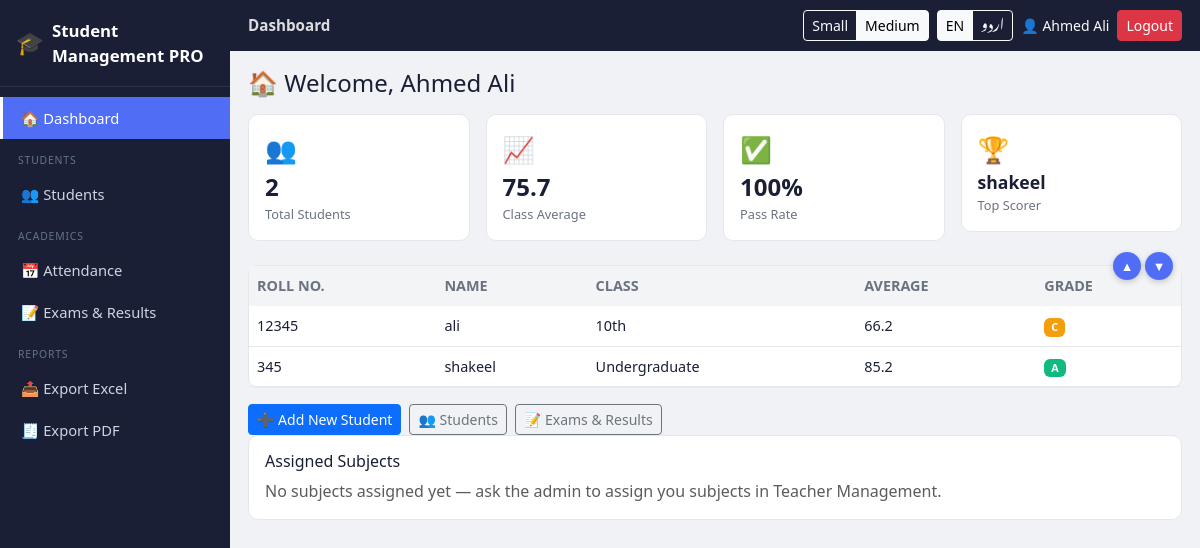
/dashboard (signed in), run on the app's committed database.
### tables this page shows
CREATE TABLE users(
        id INTEGER PRIMARY KEY AUTOINCREMENT,
        username TEXT UNIQUE NOT NULL,
        password_hash TEXT NOT NULL,
        full_name TEXT,
        role TEXT NOT NULL,
        density TEXT DEFAULT 'medium',
        created_at TEXT
    );

CREATE TABLE students(
        id INTEGER PRIMARY KEY AUTOINCREMENT,
        roll_no TEXT UNIQUE NOT NULL,
        name TEXT NOT NULL,
        father TEXT,
        email TEXT,
        class_name TEXT,
        age INTEGER,
        attendance REAL DEFAULT 100,
        student_user_id INTEGER,
        parent_user_id INTEGER,
        admission_fee REAL DEFAULT 5000,
        monthly_fee REAL DEFAULT 2000,
        fee_paid REAL DEFAULT 0,
        fee_pending REAL DEFAULT 7000,
        fee_status TEXT DEFAULT 'unpaid'
    );

### app.py (the view)
@app.route("/dashboard")
@login_required()
def dashboard():
    user = current_user()
    db = get_db()
    students = db.execute("SELECT * FROM students").fetchall()
    avgs = [avg_for_student(s["id"]) for s in students]
    n = len(students)
    stats = {
        "total_students": n,
        "class_average": round(sum(avgs) / n, 1) if n else 0,
        "pass_rate": round(sum(1 for a in avgs if a >= 50) / n * 100) if n else 0,
        "top_scorer": "",
    }
    if students:
        top_idx = avgs.index(max(avgs))
        stats["top_scorer"] = students[top_idx]["name"]
    my_children = []
    my_subjects = []
    if user["role"] == "parent":
        my_children = db.execute(
            "SELECT * FROM students WHERE parent_user_id=?", (user["id"],)
        ).fetchall()
    if user["role"] == "teacher":
        trow = db.execute("SELECT * FROM teachers WHERE user_id=?", (user["id"],)).fetchone()
        if trow and trow["subject_ids"]:
            ids = [int(x) for x in trow["subject_ids"].split(",") if x]
            my_subjects = db.execute(
                f"SELECT * FROM subjects WHERE id IN ({','.join('?'*len(ids))})", ids
            ).fetchall() if ids else []
    my_profile = None
    if user["role"] == "student":
        my_profile = db.execute("SELECT * FROM students WHERE student_user_id=?", (user["id"],)).fetchone()
    return render_template(
        "dashboard.html", stats=stats, students=students[:8],
        my_children=my_children, my_subjects=my_subjects, my_profile=my_profile,
        avg_for_student=avg_for_student, grade_for=grade_for,
    )

### app.py (called while the page is built)
def get_db():
    if "db" not in g:
        g.db = sqlite3.connect(DB_PATH)
        g.db.row_factory = sqlite3.Row
        g.db.execute("PRAGMA foreign_keys = ON")
    return g.db

def current_user():
    uid = session.get("user_id")
    if not uid:
        return None
    db = get_db()
    return db.execute("SELECT * FROM users WHERE id=?", (uid,)).fetchone()

def login_required(roles=None):
    def deco(fn):
        @wraps(fn)
        def wrapper(*a, **kw):
            user = current_user()
            if not user:
                return redirect(url_for("login"))
            if roles and user["role"] not in roles:
                abort(403)
            return fn(*a, **kw)
        return wrapper
    return deco

def grade_for(m):
    if m >= 90: return "A+"
    if m >= 80: return "A"
    if m >= 70: return "B"
    if m >= 60: return "C"
    if m >= 50: return "D"
    return "F"

def get_student_marks(student_id):
    db = get_db()
    rows = db.execute("""
        SELECT s.id as subject_id, s.name, COALESCE(m.marks,0) as marks
        FROM subjects s LEFT JOIN marks m
          ON m.subject_id = s.id AND m.student_id = ?
        ORDER BY s.position, s.id
    """, (student_id,)).fetchall()
    return rows

def avg_for_student(student_id):
    rows = get_student_marks(student_id)
    vals = [r["marks"] for r in rows]
    return round(sum(vals) / len(vals), 1) if vals else 0.0

@app.context_processor
def inject_globals():
    lang = session.get("lang", "en")
    return dict(
        t=get_translator(lang),
        lang=lang,
        current_user=current_user(),
        density=(current_user()["density"] if current_user() else session.get("density", "medium")),
    )

### translations.py (called while the page is built)
def get_translator(lang):
    table = TRANSLATIONS.get(lang, TRANSLATIONS["en"])
    def t(key):
        return table.get(key, TRANSLATIONS["en"].get(key, key))
    return t

### templates/dashboard.html (shortened to what this page needs)
{% extends "base.html" %}
{% block title %}{{ t('dashboard') }}{% endblock %}
{% block content %}
<h4 class="mb-3">🏠 {{ t('welcome') }}, {{ current_user['full_name'] or current_user['username'] }}</h4>
{% if current_user['role'] in ['admin','teacher'] %}
  <div class="row g-3 mb-4">
    <div class="col-6 col-md-3">
      <div class="stat-card"><div class="stat-icon">👥</div>
        <div class="stat-value">{{ stats.total_students }}</div>
        <div class="stat-label">{{ t('total_students') }}</div></div>
    </div>
    <div class="col-6 col-md-3">
      <div class="stat-card"><div class="stat-icon">📈</div>
        <div class="stat-value">{{ stats.class_average }}</div>
        <div class="stat-label">{{ t('class_average') }}</div></div>
    </div>
    <div class="col-6 col-md-3">
      <div class="stat-card"><div class="stat-icon">✅</div>
        <div class="stat-value">{{ stats.pass_rate }}%</div>
        <div class="stat-label">{{ t('pass_rate') }}</div></div>
    </div>
    <div class="col-6 col-md-3">
      <div class="stat-card"><div class="stat-icon">🏆</div>
        <div class="stat-value" style="font-size:1.1rem;">{{ stats.top_scorer or '—' }}</div>
        <div class="stat-label">{{ t('top_scorer') }}</div></div>
    </div>
  </div>
  <div class="scroll-panel">
    <div class="scroll-arrows">
      <button class="scroll-arrow-btn" onclick="scrollPanel('dashTable','up')" title="{{ t('scroll_up') }}">▲</button>
      <button class="scroll-arrow-btn" onclick="scrollPanel('dashTable','down')" title="{{ t('scroll_down') }}">▼</button>
    </div>
    <div class="scroll-body" id="dashTable">
      <table class="pro-table">
        <thead><tr>
          <th>{{ t('roll_no') }}</th><th>{{ t('name') }}</th><th>{{ t('class_name') }}</th>
          <th>{{ t('avg') }}</th><th>{{ t('grade') }}</th>
        </tr></thead>
        <tbody>
        {% for s in students %}
          <tr>
            <td>{{ s['roll_no'] }}</td><td>{{ s['name'] }}</td><td>{{ s['class_name'] or '-' }}</td>
            <td>{{ avg_for_student(s['id']) }}</td>
            <td><span class="badge badge-grade-{{ grade_for(avg_for_student(s['id'])).replace('+','p') }}">{{ grade_for(avg_for_student(s['id'])) }}</span></td>
          </tr>
        {% else %}
          <tr><td colspan="5" class="text-center text-muted py-4">{{ t('no_data') }}</td></tr>
        {% endfor %}
        </tbody>
      </table>
    </div>
  </div>
  <div class="mt-3 d-flex gap-2 flex-wrap">
    <a class="btn btn-primary btn-sm" href="{{ url_for('student_add') }}">➕ {{ t('add_new_student') }}</a>
    <a class="btn btn-outline-secondary btn-sm" href="{{ url_for('students_list') }}">👥 {{ t('students') }}</a>
    <a class="btn btn-outline-secondary btn-sm" href="{{ url_for('exams_page') }}">📝 {{ t('exams_results') }}</a>
  </div>
{% endif %}
{% if current_user['role'] == 'teacher' %}
  <div class="card-pro mb-3">
    <h6>{{ t('assigned_subjects') }}</h6>
    {% if my_subjects %}
      <ul class="mb-0">{% for s in my_subjects %}<li>{{ s['name'] }}</li>{% endfor %}</ul>
    {% else %}
      <p class="text-muted mb-0">No subjects assigned yet — ask the admin to assign you subjects in Teacher Management.</p>
    {% endif %}
  </div>
{% endif %}
{% endblock %}

### templates/base.html (shortened to what this page needs)
<!DOCTYPE html>
<html lang="{{ lang }}" dir="{{ 'rtl' if lang == 'ur' else 'ltr' }}">
<head>
<link href="https://cdnjs.cloudflare.com/ajax/libs/bootstrap/5.3.3/css/bootstrap.min.css" rel="stylesheet">
<link href="{{ url_for('static', filename='css/style.css') }}" rel="stylesheet">
</head>
<body class="density-{{ density }} {{ 'rtl-mode' if lang == 'ur' else '' }}">
{% if current_user %}
<div class="d-flex app-shell">
  <nav class="sidebar d-none d-lg-flex flex-column">
    <div class="sidebar-brand">
      <span class="brand-icon">🎓</span>
      <span class="brand-text">{{ t('app_name') }}</span>
    </div>
    <div class="sidebar-nav">
      {% include "_nav_links.html" %}
    </div>
  </nav>
  <div class="main-col flex-grow-1">
    <header class="topbar d-flex align-items-center justify-content-between">
      <div class="d-flex align-items-center gap-2">
        <span class="topbar-title">{{ self.title() if self.title is defined else '' }}</span>
      </div>
      <div class="d-flex align-items-center gap-2 flex-wrap">
        <div class="btn-group btn-group-sm" role="group" aria-label="density">
          <a class="btn btn-outline-light {{ 'active' if density=='small' }}" href="{{ url_for('set_density', level='small') }}">{{ t('small') }}</a>
          <a class="btn btn-outline-light {{ 'active' if density=='medium' }}" href="{{ url_for('set_density', level='medium') }}">{{ t('medium') }}</a>
        </div>
        <div class="btn-group btn-group-sm" role="group" aria-label="lang">
          <a class="btn btn-outline-light {{ 'active' if lang=='en' }}" href="{{ url_for('set_lang', code='en') }}">EN</a>
          <a class="btn btn-outline-light {{ 'active' if lang=='ur' }}" href="{{ url_for('set_lang', code='ur') }}">اردو</a>
        </div>
        <span class="text-light small d-none d-sm-inline">👤 {{ current_user['full_name'] or current_user['username'] }}</span>
        <a class="btn btn-sm btn-danger" href="{{ url_for('logout') }}">{{ t('logout') }}</a>
      </div>
    </header>
    <main class="content-area">
      {% block content %}{% endblock %}
    </main>
  </div>
</div>
{% else %}
  {% block guest_content %}{% endblock %}
{% endif %}
</body>
</html>

### templates/_nav_links.html (shortened to what this page needs)
{% set role = current_user['role'] %}
<a class="nav-link {{ 'active' if request.path == url_for('dashboard') }}" href="{{ url_for('dashboard') }}">🏠 {{ t('dashboard') }}</a>
{% if role in ['admin','teacher'] %}
  <div class="nav-section">{{ t('students') }}</div>
  <a class="nav-link {{ 'active' if request.path == url_for('students_list') }}" href="{{ url_for('students_list') }}">👥 {{ t('students') }}</a>
{% endif %}
{% if role in ['admin','teacher'] %}
  <div class="nav-section">Academics</div>
  <a class="nav-link {{ 'active' if request.path == url_for('attendance_page') }}" href="{{ url_for('attendance_page') }}">📅 {{ t('attendance') }}</a>
  <a class="nav-link {{ 'active' if request.path == url_for('exams_page') }}" href="{{ url_for('exams_page') }}">📝 {{ t('exams_results') }}</a>
{% endif %}
{% if role in ['admin','teacher'] %}
  <div class="nav-section">Reports</div>
  <a class="nav-link" href="{{ url_for('export_excel') }}">📤 {{ t('export_excel') }}</a>
  <a class="nav-link" href="{{ url_for('export_pdf_all') }}">🧾 {{ t('export_pdf') }}</a>
{% endif %}

### static/css/style.css (style rules this page uses)
:root { --sidebar-w: 230px; --navy: #1A1F36; --navy2: #252D4A; --accent: #4F6EF5; --bg: #F0F2F5; --card: #FFFFFF; --border: #E5E7EB; --text: #1A1F36; --text2: #6B7280; }
* { box-sizing: border-box; }
body { margin:0; background: var(--bg); color: var(--text); font-family: "Segoe UI", "Noto Nastaliq Urdu", system-ui, sans-serif; }
.app-shell { min-height: 100vh; }
.sidebar { width: var(--sidebar-w); min-width: var(--sidebar-w); background: var(--navy); color: #fff; height: 100vh; position: sticky; top: 0; }
.sidebar-brand { padding: 18px 16px; font-weight: 700; font-size: 1.05rem; border-bottom: 1px solid rgba(255,255,255,.08); display:flex; align-items:center; gap:8px; }
.brand-icon { font-size:1.4rem; }
.sidebar-nav { flex: 1 1 auto; overflow-y: auto; max-height: calc(100vh - 64px); padding: 10px 0 24px; scrollbar-width: thin; scrollbar-color: #475569 var(--navy); }
.nav-section { font-size: .65rem; letter-spacing: .08em; color: #64748B; padding: 14px 18px 4px; text-transform: uppercase; }
.nav-link { display:block; color: #CBD5E1; padding: 10px 18px; text-decoration:none; font-size:.92rem; border-left: 3px solid transparent; }
.nav-link.active { background: var(--accent); color:#fff; border-left-color:#fff; }
.topbar { background: var(--navy); color:#fff; padding: 10px 18px; position: sticky; top:0; z-index: 20; }
.topbar-title { font-weight:600; font-size: .95rem; opacity:.85; }
.main-col { min-height: 100vh; display:flex; flex-direction:column; }
.content-area { padding: 18px; flex:1 1 auto; }
.stat-card, .card-pro { background: var(--card); border: 1px solid var(--border); border-radius: 10px; padding: 16px; }
.stat-card .stat-icon { font-size: 1.6rem; }
.stat-card .stat-value { font-size: 1.5rem; font-weight:700; }
.stat-card .stat-label { color: var(--text2); font-size:.8rem; }
.scroll-panel { position: relative; border: 1px solid var(--border); border-radius: 10px; background: var(--card); }
.scroll-panel .scroll-body { max-height: 480px; overflow-y: auto; overflow-x: auto; }
.scroll-arrows { position:absolute; right: 8px; top: -14px; display:flex; gap:4px; z-index:5; }
.scroll-arrow-btn { background: var(--accent); color:#fff; border:none; width:28px; height:28px; border-radius:50%; font-size:.8rem; line-height:1; cursor:pointer; box-shadow: 0 2px 6px rgba(0,0,0,.2); }
table.pro-table { width:100%; border-collapse: collapse; }
table.pro-table thead th { background: #F3F4F6; position: sticky; top:0; z-index:2; font-size:.78rem; text-transform:uppercase; color:var(--text2); padding:10px 8px; white-space:nowrap; }
table.pro-table td { padding:9px 8px; border-bottom:1px solid var(--border); font-size:.9rem; white-space:nowrap; }
body.density-medium table.pro-table td, body.density-medium table.pro-table th { padding:9px 8px; font-size:.9rem; }
.badge-grade-A, .badge-grade-Ap { background:#10B981; }
.badge-grade-C { background:#F59E0B; }

### data on the page
users: density "Medium", full_name "Ahmed Ali"
students: name "shakeel", roll_no "345", class_name "Undergraduate", id "85.2", grade_for "A"
students: roll_no "12345", name "ali", class_name "10th", avg_for_student "66.2", grade_for "C"

### other printed values
{{ t('app_name') }} "Student Management PRO"
{{ t('dashboard') }} "Dashboard"
{{ t('students') }} "STUDENTS"
{{ t('students') }} "Students"
{{ t('attendance') }} "Attendance"
{{ t('exams_results') }} "Exams & Results"
{{ t('export_excel') }} "Export Excel"
{{ t('export_pdf') }} "Export PDF"
{{ t('small') }} "Small"
{{ t('logout') }} "Logout"
{{ t('welcome') }} "Welcome"
{{ stats.total_students }} "2"
{{ t('total_students') }} "Total Students"
{{ stats.class_average }} "75.7"
{{ t('class_average') }} "Class Average"
